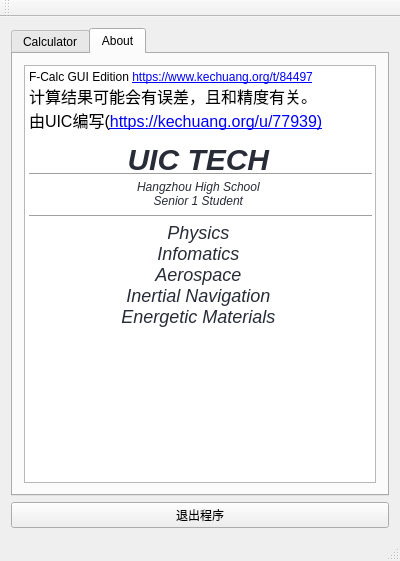
<?xml version="1.0" encoding="UTF-8"?>
<ui version="4.0">
 <class>FCGUI</class>
 <widget class="QMainWindow" name="FCGUI">
  <property name="geometry">
   <rect>
    <x>0</x>
    <y>0</y>
    <width>400</width>
    <height>480</height>
   </rect>
  </property>
  <property name="windowTitle">
   <string>FCGUI</string>
  </property>
  <property name="windowIcon">
   <iconset>
    <normaloff>../../../../../MEDIA/制图/1x/画板 1-m.jpg</normaloff>../../../../../MEDIA/制图/1x/画板 1-m.jpg</iconset>
  </property>
  <property name="iconSize">
   <size>
    <width>256</width>
    <height>256</height>
   </size>
  </property>
  <widget class="QWidget" name="centralWidget">
   <layout class="QVBoxLayout" name="verticalLayout">
    <item>
     <widget class="QTabWidget" name="tabWidget">
      <property name="currentIndex">
       <number>1</number>
      </property>
      <widget class="QWidget" name="tab">
       <attribute name="title">
        <string>Calculator</string>
       </attribute>
       <layout class="QVBoxLayout" name="verticalLayout_2">
        <item>
         <widget class="QLabel" name="label">
          <property name="text">
           <string>空气阻力系数 单位N*s^2/m^2 </string>
          </property>
         </widget>
        </item>
        <item>
         <widget class="QLineEdit" name="airres"/>
        </item>
        <item>
         <widget class="QLabel" name="label_2">
          <property name="text">
           <string>物体质量 单位kg </string>
          </property>
         </widget>
        </item>
        <item>
         <widget class="QLineEdit" name="mass"/>
        </item>
        <item>
         <widget class="QLabel" name="label_3">
          <property name="text">
           <string>初速(m/s)</string>
          </property>
         </widget>
        </item>
        <item>
         <widget class="QLineEdit" name="startv"/>
        </item>
        <item>
         <widget class="QLabel" name="label_4">
          <property name="text">
           <string>总计算时间(ms)</string>
          </property>
         </widget>
        </item>
        <item>
         <widget class="QLineEdit" name="tott"/>
        </item>
        <item>
         <widget class="QLabel" name="label_5">
          <property name="text">
           <string>计算时间精度(ms)</string>
          </property>
         </widget>
        </item>
        <item>
         <widget class="QLineEdit" name="timejd"/>
        </item>
        <item>
         <widget class="QLabel" name="label_7">
          <property name="text">
           <string>输出时间精度(ms)</string>
          </property>
         </widget>
        </item>
        <item>
         <widget class="QLineEdit" name="lineEdit"/>
        </item>
        <item>
         <widget class="QCheckBox" name="checkBox">
          <property name="text">
           <string>输出拟合数据</string>
          </property>
         </widget>
        </item>
        <item>
         <widget class="QLabel" name="label_8">
          <property name="text">
           <string>Ready. Powered by:UIC(https://kechuang.org/u/77939)</string>
          </property>
         </widget>
        </item>
        <item>
         <widget class="QProgressBar" name="progressBar">
          <property name="value">
           <number>0</number>
          </property>
         </widget>
        </item>
        <item>
         <widget class="QPushButton" name="start">
          <property name="text">
           <string>开始计算</string>
          </property>
         </widget>
        </item>
       </layout>
      </widget>
      <widget class="QWidget" name="tab_2">
       <attribute name="title">
        <string>About</string>
       </attribute>
       <layout class="QVBoxLayout" name="verticalLayout_3">
        <item>
         <widget class="QTextBrowser" name="textBrowser">
          <property name="html">
           <string>&lt;!DOCTYPE HTML PUBLIC &quot;-//W3C//DTD HTML 4.0//EN&quot; &quot;http://www.w3.org/TR/REC-html40/strict.dtd&quot;&gt;
&lt;html&gt;&lt;head&gt;&lt;meta name=&quot;qrichtext&quot; content=&quot;1&quot; /&gt;&lt;style type=&quot;text/css&quot;&gt;
p, li { white-space: pre-wrap; }
&lt;/style&gt;&lt;/head&gt;&lt;body style=&quot; font-family:'SimSun'; font-size:9pt; font-weight:400; font-style:normal;&quot;&gt;
&lt;p style=&quot; margin-top:0px; margin-bottom:0px; margin-left:0px; margin-right:0px; -qt-block-indent:0; text-indent:0px;&quot;&gt;F-Calc GUI Edition &lt;a href=&quot;https://www.kechuang.org/t/84497&quot;&gt;&lt;span style=&quot; text-decoration: underline; color:#0000ff;&quot;&gt;https://www.kechuang.org/t/84497&lt;/span&gt;&lt;/a&gt;&lt;/p&gt;
&lt;p style=&quot; margin-top:0px; margin-bottom:0px; margin-left:0px; margin-right:0px; -qt-block-indent:0; text-indent:0px;&quot;&gt;&lt;span style=&quot; font-size:12pt;&quot;&gt;计算结果可能会有误差，且和精度有关。&lt;/span&gt;&lt;/p&gt;
&lt;p style=&quot; margin-top:0px; margin-bottom:0px; margin-left:0px; margin-right:0px; -qt-block-indent:0; text-indent:0px;&quot;&gt;&lt;span style=&quot; font-size:12pt;&quot;&gt;由UIC编写(&lt;/span&gt;&lt;a href=&quot;https://www.kechuang.org/u/77939&quot;&gt;&lt;span style=&quot; font-size:12pt; text-decoration: underline; color:#0000ff;&quot;&gt;https://kechuang.org/u/77939)&lt;/span&gt;&lt;/a&gt;&lt;/p&gt;
&lt;p align=&quot;center&quot; style=&quot; margin-top:10px; margin-bottom:10px; margin-left:0px; margin-right:0px; -qt-block-indent:0; text-indent:0px; line-height:1.1%; background-color:#ffffff;&quot;&gt;&lt;span style=&quot; font-family:'Arial,sans-serif'; font-size:22.5pt; font-weight:600; font-style:italic; color:#282c37;&quot;&gt;UIC TECH&lt;/span&gt; &lt;/p&gt;
&lt;p align=&quot;center&quot; style=&quot;-qt-paragraph-type:empty; margin-top:0px; margin-bottom:0px; margin-left:0px; margin-right:0px; -qt-block-indent:0; text-indent:0px;&quot;&gt;&lt;br /&gt;&lt;/p&gt;
&lt;hr width=&quot;100%&quot;/&gt;
&lt;p align=&quot;center&quot; style=&quot; margin-top:0px; margin-bottom:0px; margin-left:0px; margin-right:0px; -qt-block-indent:0; text-indent:0px; background-color:#ffffff;&quot;&gt;&lt;span style=&quot; font-family:'Arial,sans-serif'; font-style:italic; color:#282c37;&quot;&gt;Hangzhou High School&lt;/span&gt; &lt;/p&gt;
&lt;p align=&quot;center&quot; style=&quot; margin-top:0px; margin-bottom:0px; margin-left:0px; margin-right:0px; -qt-block-indent:0; text-indent:0px; background-color:#ffffff;&quot;&gt;&lt;span style=&quot; font-family:'Arial,sans-serif'; font-style:italic; color:#282c37;&quot;&gt;Senior 1 Student&lt;/span&gt; &lt;/p&gt;
&lt;hr width=&quot;100%&quot;/&gt;
&lt;p align=&quot;center&quot; style=&quot; margin-top:0px; margin-bottom:0px; margin-left:0px; margin-right:0px; -qt-block-indent:0; text-indent:0px; background-color:#ffffff;&quot;&gt;&lt;span style=&quot; font-family:'Arial,sans-serif'; font-size:13.5pt; font-style:italic; color:#282c37;&quot;&gt;Physics&lt;/span&gt; &lt;/p&gt;
&lt;p align=&quot;center&quot; style=&quot; margin-top:0px; margin-bottom:0px; margin-left:0px; margin-right:0px; -qt-block-indent:0; text-indent:0px; background-color:#ffffff;&quot;&gt;&lt;span style=&quot; font-family:'Arial,sans-serif'; font-size:13.5pt; font-style:italic; color:#282c37;&quot;&gt;Infomatics&lt;/span&gt; &lt;/p&gt;
&lt;p align=&quot;center&quot; style=&quot; margin-top:0px; margin-bottom:0px; margin-left:0px; margin-right:0px; -qt-block-indent:0; text-indent:0px; background-color:#ffffff;&quot;&gt;&lt;span style=&quot; font-family:'Arial,sans-serif'; font-size:13.5pt; font-style:italic; color:#282c37;&quot;&gt;Aerospace&lt;/span&gt; &lt;/p&gt;
&lt;p align=&quot;center&quot; style=&quot; margin-top:0px; margin-bottom:0px; margin-left:0px; margin-right:0px; -qt-block-indent:0; text-indent:0px; background-color:#ffffff;&quot;&gt;&lt;span style=&quot; font-family:'Arial,sans-serif'; font-size:13.5pt; font-style:italic; color:#282c37;&quot;&gt;Inertial Navigation&lt;/span&gt; &lt;/p&gt;
&lt;p align=&quot;center&quot; style=&quot; margin-top:0px; margin-bottom:0px; margin-left:0px; margin-right:0px; -qt-block-indent:0; text-indent:0px; background-color:#ffffff;&quot;&gt;&lt;span style=&quot; font-family:'Arial,sans-serif'; font-size:13.5pt; font-style:italic; color:#282c37;&quot;&gt;Energetic Materials&lt;/span&gt; &lt;/p&gt;&lt;/body&gt;&lt;/html&gt;</string>
          </property>
         </widget>
        </item>
       </layout>
      </widget>
     </widget>
    </item>
    <item>
     <widget class="QPushButton" name="exit">
      <property name="text">
       <string>退出程序</string>
      </property>
     </widget>
    </item>
   </layout>
  </widget>
  <widget class="QToolBar" name="mainToolBar">
   <attribute name="toolBarArea">
    <enum>TopToolBarArea</enum>
   </attribute>
   <attribute name="toolBarBreak">
    <bool>false</bool>
   </attribute>
  </widget>
  <widget class="QStatusBar" name="statusBar"/>
 </widget>
 <layoutdefault spacing="6" margin="11"/>
 <resources/>
 <connections>
  <connection>
   <sender>exit</sender>
   <signal>clicked()</signal>
   <receiver>FCGUI</receiver>
   <slot>close()</slot>
   <hints>
    <hint type="sourcelabel">
     <x>199</x>
     <y>392</y>
    </hint>
    <hint type="destinationlabel">
     <x>199</x>
     <y>210</y>
    </hint>
   </hints>
  </connection>
 </connections>
</ui>
